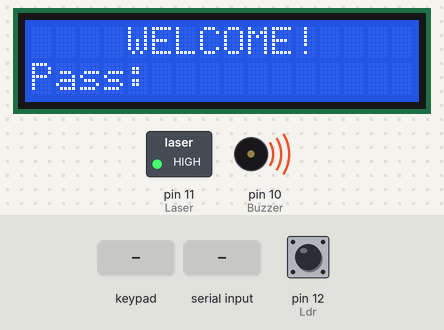
Bench run of a sketch on a simulated Arduino Uno, built with avr-gcc and run on an emulated ATmega328P. Shown: 16×2 character LCD, switched loads named in the sketch (green lamp = pin HIGH), buzzer (waves = sounding, pin HIGH). The inputs (shaded band) are chosen by the test bench; at power-on: pin 12 (Ldr) HIGH. What the sketch prints to the serial monitor is not drawn.

Above: at 3.2 s.
3.3 s: keypad keys 5 4 3 2 # pressed 0.4 s apart
At 5.9 s:
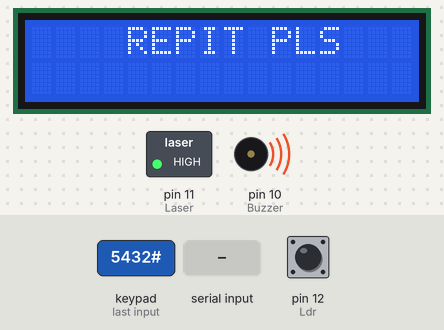
6.8 s: "y" received over Serial
At 8.5 s:
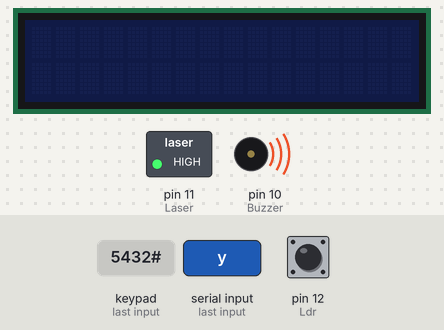
9.4 s: keypad keys 1 2 3 4 # pressed 0.4 s apart
At 11.7 s:
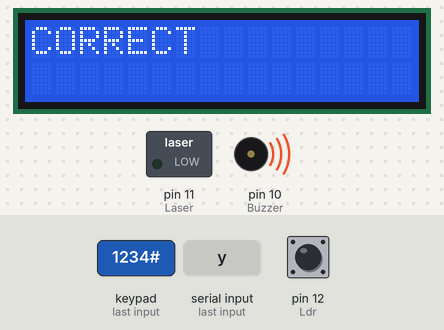
12.9 s: keypad keys 1 2 3 4 A pressed 0.4 s apart
At 15.9 s:
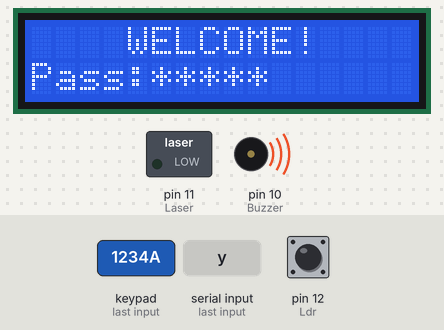
16.4 s: key '1' pressed
At 17.0 s:
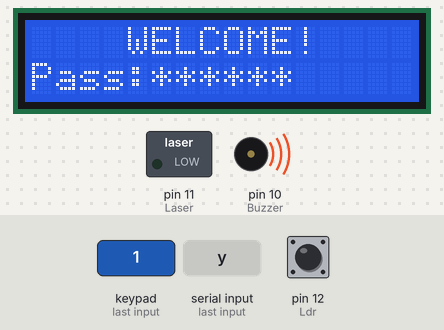
18.1 s: key '2' pressed
At 19.5 s:
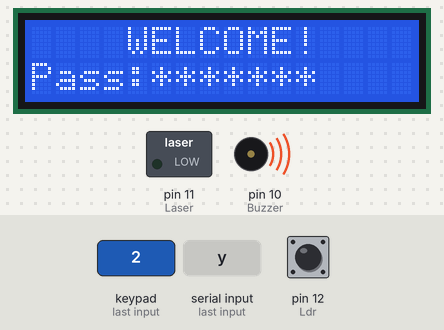
Timing chart, 0 to 20.8 s (numbered marks = the images above; inputs shaded):
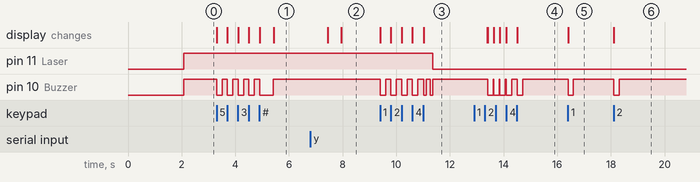

The sketch:

SSPAL_V2.ino
```cpp
//LIBRERIAS
#include <Wire.h> //display
#include <LiquidCrystal_I2C.h> //display
#include <Keypad.h> //teclado

LiquidCrystal_I2C lcd(0x27, 16, 2); //diplay

//--teclado--
const byte ROWS = 4; //n filas
const byte COLS = 4; //n columnas

char keys[ROWS][COLS] = {
  {'1','2','3', 'A'},
  {'4','5','6', 'B'},
  {'7','8','9', 'C'},
  {'*','0','#', 'D'}
};

byte rowPins[ROWS] = {9, 8, 7, 6}; //pines de filas
byte colPins[COLS] = {5, 4, 3, 2}; //pines de columnas

Keypad keypad = Keypad( makeKeymap(keys), rowPins, colPins, ROWS, COLS );

//ASIGNACION DE PINES
const int Buzzer = 10; //buzzer
const int Laser = 11; //laser
const int Ldr = 12; //fotoresistor

//Variable para la comunicacion
char dato;

//-----------//-----------//
void setup(){

  //PUERTO SERIAL
  Serial.begin(9600);

  //DISPLAY
  lcd.init();
  lcd.backlight();
  lcd.clear();
  lcd.setCursor(4, 0);
  lcd.print("WELCOME!");
  lcd.setCursor(0, 1);
  lcd.print("Pass:");
  delay(2000);

  //BUZZER
  pinMode(Buzzer, OUTPUT);
  digitalWrite(Buzzer, HIGH);

  //LASER
  pinMode(Laser, OUTPUT);
  digitalWrite(Laser, HIGH);

  //FOTORESITOR
  pinMode(Ldr, INPUT);
  digitalWrite(Ldr, HIGH);
}
//-----------//-----------//

const char* Pass = "1234"; //la contraseña se almacena en una variable
int npass;
bool verifyPass(char* entrada) {
   return (strcmp(entrada, Pass) == 0);
}
//al ingresar una contraña cualquiera, se compara con la que ya esta definida


char entrada[5];  // Arreglo para almacenar la entrada de la contraseña
  static int i = 0;

//-----------//-----------//
void loop(){

  // COMUNICACION CON LA INTERFAZ
  if (Serial.available()){
    dato=Serial.read();
    Serial.println(dato);
    delay(500);

    //-----------//-----------//
    //test de laser
    if(dato== 'l'){
      digitalWrite(Laser, HIGH);
    }
    if(dato == 'j'){
      digitalWrite(Laser, LOW);
    }
    //-----------//-----------//
    //test de alarma
    if(dato== 'p'){
      digitalWrite(Buzzer, LOW);
    }
    if(dato == 'o'){
      digitalWrite(Buzzer, HIGH);
    }
    //-----------//-----------//
    // display  ON/OFF
    if (dato == 'x'){
      lcd.display();
      lcd.backlight();
    }
    if (dato == 'y'){
      lcd.noDisplay();
      lcd.noBacklight();
    }
    //-----------//-----------//
    //CAMBIAR CONTRASEÑA
    if(dato == 'z'){
      Serial.write(Pass);
    }

    if(dato == 'e'){
      npass = Serial.parseInt();
      sprintf(Pass,"%d",npass);
    }
 }
 //-----------//-----------//
  //Barrera laser
  if(digitalRead(Ldr) == 0 && digitalRead(Laser) == 1 ){
    digitalWrite(Buzzer, LOW);
  }
  else {
    if(digitalRead(Laser) == 1 && dato != 'p')
      digitalWrite(Buzzer, HIGH);
  }
  //-----------//-----------//
  // CONTROL DE ACCESO
  char key = keypad.getKey();

  if (key) {

    if (key != '#') {
      lcd.display();
      lcd.backlight();
      entrada[i++] = key;
      lcd.print('*');
      digitalWrite(Buzzer, LOW);
      delay(200);
      digitalWrite(Buzzer, HIGH);

    } else {

       entrada[i] = '\0';
       i= 0;

       if (verifyPass(entrada)) {

         lcd.clear();
         lcd.print("CORRECT");
         digitalWrite(Buzzer, LOW);
         delay(100);
         digitalWrite(Buzzer, HIGH);
         delay(150);
         digitalWrite(Buzzer, LOW);
         delay(100);
         digitalWrite(Buzzer, HIGH);
         digitalWrite(Laser, LOW);

        } else {
         lcd.clear();
         lcd.print("INCORRECT");
         digitalWrite(Buzzer, LOW);
         delay(500);
         digitalWrite(Buzzer, HIGH);

         lcd.clear();
         lcd.setCursor(4, 0);
         lcd.print("REPIT PLS");
         digitalWrite(Laser, HIGH);
        }
       delay(2000);
       lcd.clear();
       lcd.setCursor(4, 0);
       lcd.print("WELCOME!");
       lcd.setCursor(0, 1);
       lcd.print("Pass:");
       i = 0;
     }
   }
}
```

Measured:
- after the input at 3.3 s, pin 10 (Buzzer): goes 4 × (LOW 0.20 s, HIGH 0.20 s), LOW 0.50 s, then HIGH, starting at once; the display: first changes at once (image 1 shows a later state)
- after the input at 6.8 s, the display: first differs from a run without the input after 1.1 s (image 2)
- after the input at 9.4 s, pin 11 (Laser): HIGH → LOW after 2.0 s; pin 10 (Buzzer): goes 4 × (LOW 0.20 s, HIGH 0.20 s), LOW 0.10 s, HIGH 0.15 s, LOW 0.10 s, then HIGH, starting at once; the display: first changes at once (image 3 shows a later state)
- after the input at 12.9 s, the display: first differs from a run without the input after 0.51 s (image 4 shows a later state)
- after the input at 16.4 s, pin 10 (Buzzer): HIGH → LOW at once, → HIGH 0.20 s later; the display: changes at once (image 5)
- after the input at 18.1 s, pin 10 (Buzzer): HIGH → LOW at once, → HIGH 0.20 s later; the display: changes at once (image 6)
